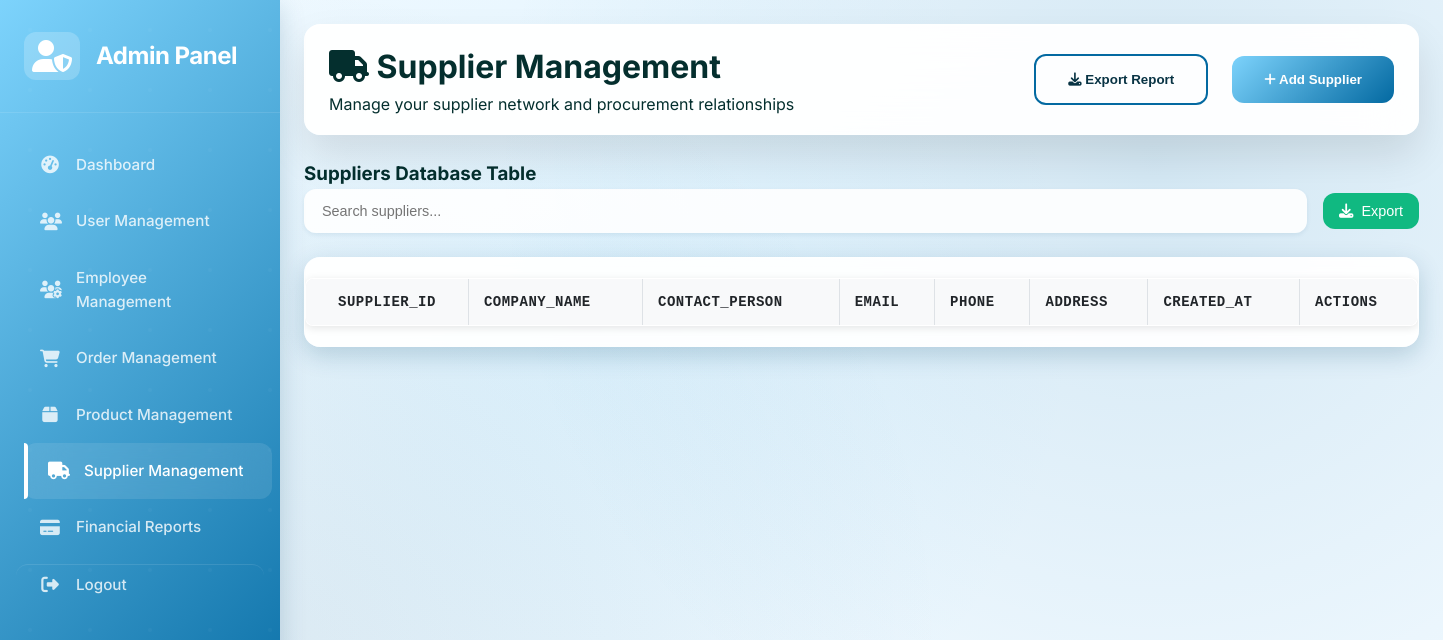
Page /supplier-management.php (signed in) on the earlier database version.
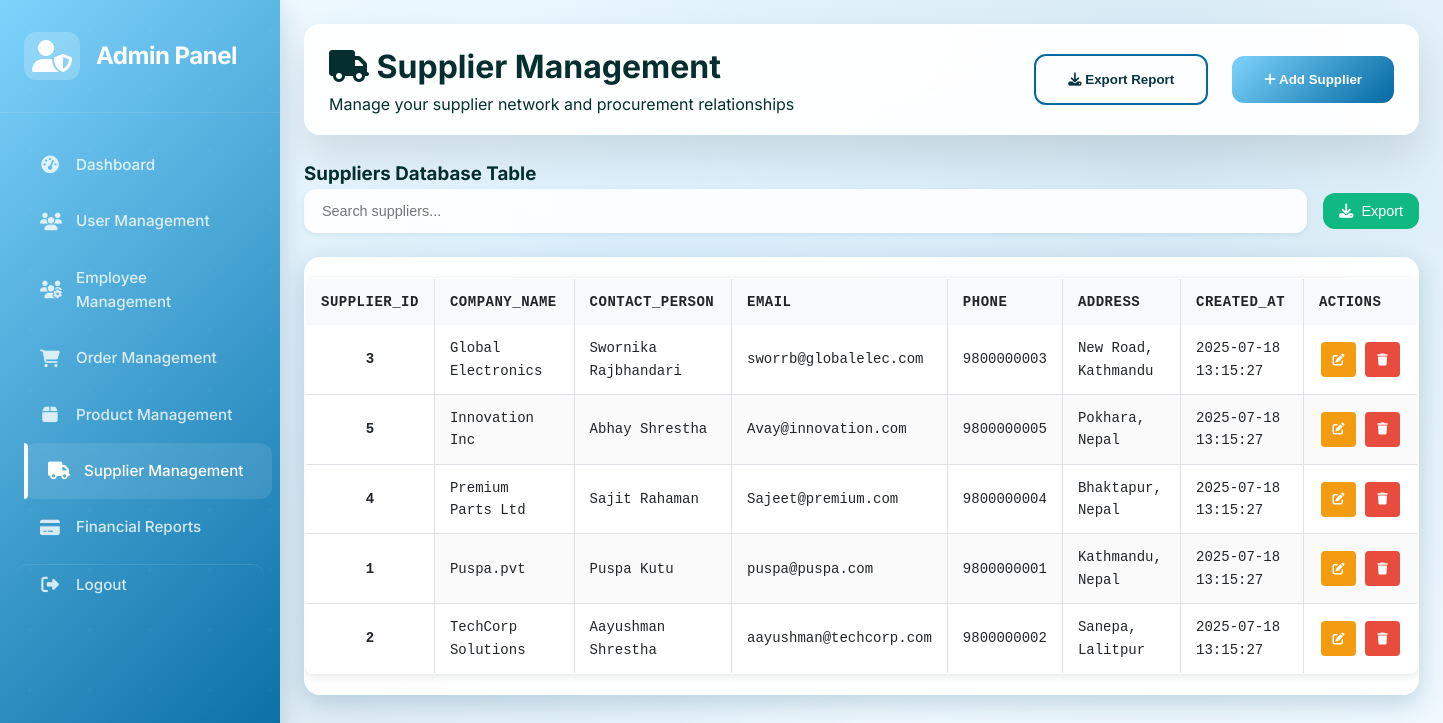
Same page on the later database version.
### tables this page shows
CREATE TABLE IF NOT EXISTS suppliers (
    supplier_id INT AUTO_INCREMENT PRIMARY KEY,
    company_name VARCHAR(100) NOT NULL,
    contact_person VARCHAR(100),
    email VARCHAR(100),
    phone VARCHAR(20),
    address TEXT,
    created_at DATETIME DEFAULT CURRENT_TIMESTAMP
);

### classes/Database.php (called while the page is built, shortened)
<?php
class Database {
    private $host = 'localhost';
    private $dbname = 'inventoryOrderManagement';
    private $username = 'root';
    private $password = '';
    private $pdo;
    public function __construct() {
        try {
            $this->pdo = new PDO("mysql:host={$this->host};dbname={$this->dbname}",
                               $this->username, $this->password);
            $this->pdo->setAttribute(PDO::ATTR_ERRMODE, PDO::ERRMODE_EXCEPTION);
            $this->pdo->setAttribute(PDO::ATTR_DEFAULT_FETCH_MODE, PDO::FETCH_ASSOC);
        } catch(PDOException $e) {
            throw new Exception("Connection failed: " . $e->getMessage());
        }
    }
    public function getConnection() {
        return $this->pdo;
    }
}
?>

### classes/Admin.php (called while the page is built, shortened)
<?php
require_once 'Database.php';
class Admin {
    private $db;
    public function __construct() {
        $this->db = new Database();
    }
    public function getSuppliers() {
        $query = "SELECT * FROM suppliers ORDER BY company_name";
        $stmt = $this->db->getConnection()->query($query);
        return $stmt->fetchAll();
    }
}
?>

### supplier-management.php (the view, shortened to what this page needs)
<?php
require_once 'classes/Admin.php';
$admin = new Admin();
try {
    $suppliers = $admin->getSuppliers();
} catch (Exception $e) {
    $suppliers = [];
}
?>
<!DOCTYPE html>
<html lang="en">
<head>
    <link rel="stylesheet" href="https://cdnjs.cloudflare.com/ajax/libs/font-awesome/6.7.2/css/all.min.css">
    <link rel="stylesheet" href="admin-dashboard.css?v=<?php echo time(); ?>">
</head>
<body class="admin-dashboard">
    <div class="dashboard gradient-mesh custom-scrollbar">
        <div class="sidebar">
            <div class="logo">
                <i class="fas fa-user-shield"></i>
                <span>Admin Panel</span>
            </div>
            <nav>
                <a href="admindashboard.php" class="nav-link">
                    <i class="fas fa-tachometer-alt"></i>
                    <span>Dashboard</span>
                </a>
                <a href="user-management.php" class="nav-link">
                    <i class="fas fa-users"></i>
                    <span>User Management</span>
                </a>
                <a href="employee-management.php" class="nav-link">
                    <i class="fas fa-users-cog"></i>
                    <span>Employee Management</span>
                </a>
                <a href="order-management.php" class="nav-link">
                    <i class="fas fa-shopping-cart"></i>
                    <span>Order Management</span>
                </a>
                <a href="product-management.php" class="nav-link">
                    <i class="fas fa-box"></i>
                    <span>Product Management</span>
                </a>
                <a href="supplier-management.php" class="nav-link active">
                    <i class="fas fa-truck"></i>
                    <span>Supplier Management</span>
                </a>
                <a href="financial-reports.php" class="nav-link">
                    <i class="fas fa-credit-card"></i>
                    <span>Financial Reports</span>
                </a>
                <a href="logout.php" class="nav-link logout-nav">
                    <i class="fas fa-sign-out-alt"></i>
                    <span>Logout</span>
                </a>
            </nav>
        </div>
        <div class="main-content">
            <div class="header">
                <div class="page-title">
                    <h1><i class="fas fa-truck"></i> Supplier Management</h1>
                    <p>Manage your supplier network and procurement relationships</p>
                </div>
                <div class="header-actions">
                    <button class="btn-secondary" onclick="exportSuppliersReport()">
                        <i class="fas fa-download"></i> Export Report
                    </button>
                    <button class="btn-primary" onclick="showAddSupplierModal()">
                        <i class="fas fa-plus"></i> Add Supplier
                    </button>
                </div>
            </div>
            <div class="content-card">
                <div class="card-header">
                    <h3>Suppliers Database Table</h3>
                    <div class="search-filter">
                        <input type="text" class="search-input" id="supplierSearch" placeholder="Search suppliers...">
                        <button class="export-btn" onclick="exportSuppliers()">
                            <i class="fas fa-download"></i> Export
                        </button>
                    </div>
                </div>
                <div class="table-container">
                    <table class="database-table" id="suppliersTable">
                        <thead>
                            <tr>
                                <th class="id-column">supplier_id</th>
                                <th>company_name</th>
                                <th>contact_person</th>
                                <th>email</th>
                                <th>phone</th>
                                <th>address</th>
                                <th>created_at</th>
                                <th>Actions</th>
                            </tr>
                        </thead>
                        <tbody>
                            <?php foreach ($suppliers as $supplier): ?>
                            <tr data-supplier-id="<?php echo $supplier['supplier_id']; ?>">
                                <td class="id-column"><?php echo $supplier['supplier_id']; ?></td>
                                <td><?php echo htmlspecialchars($supplier['company_name']); ?></td>
                                <td><?php echo htmlspecialchars($supplier['contact_person'] ?? ''); ?></td>
                                <td><?php echo htmlspecialchars($supplier['email'] ?? ''); ?></td>
                                <td><?php echo htmlspecialchars($supplier['phone'] ?? ''); ?></td>
                                <td><?php echo htmlspecialchars($supplier['address'] ?? ''); ?></td>
                                <td><?php echo $supplier['created_at'] ?? '<span class="null-value">NULL</span>'; ?></td>
                                <td>
                                    <div class="action-buttons">
                                        <button class="btn-edit" onclick="editSupplier(<?php echo $supplier['supplier_id']; ?>)" title="Edit Supplier">
                                            <i class="fas fa-edit"></i>
                                        </button>
                                        <button class="btn-delete" onclick="deleteSupplier(<?php echo $supplier['supplier_id']; ?>)" title="Delete Supplier">
                                            <i class="fas fa-trash"></i>
                                        </button>
                                    </div>
                                </td>
                            </tr>
                            <?php endforeach; ?>
                        </tbody>
                    </table>
                </div>
            </div>
        </div>
    </div>
</body>
</html>

Differences in the rows shown:
added suppliers: supplier_id "3", company_name "Global Electronics", contact_person "Swornika Rajbhandari", email "sworrb@globalelec.com", phone "9800000003", address "New Road, Kathmandu", created_at "2025-07-18 13:15:27"
added suppliers: supplier_id "5", company_name "Innovation Inc", contact_person "Abhay Shrestha", email "Avay@innovation.com", phone "9800000005", address "Pokhara, Nepal", created_at "2025-07-18 13:15:27"
added suppliers: supplier_id "4", company_name "Premium Parts Ltd", contact_person "Sajit Rahaman", email "Sajeet@premium.com", phone "9800000004", address "Bhaktapur, Nepal", created_at "2025-07-18 13:15:27"
added suppliers: supplier_id "1", company_name "Puspa.pvt", contact_person "Puspa Kutu", email "puspa@puspa.com", phone "9800000001", address "Kathmandu, Nepal", created_at "2025-07-18 13:15:27"
added suppliers: supplier_id "2", company_name "TechCorp Solutions", contact_person "Aayushman Shrestha", email "aayushman@techcorp.com", phone "9800000002", address "Sanepa, Lalitpur", created_at "2025-07-18 13:15:27"
